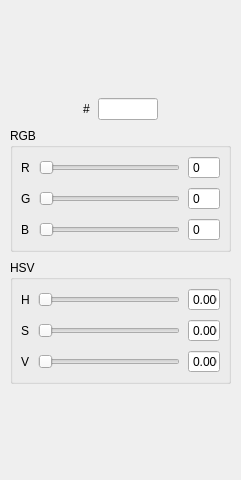
<?xml version="1.0" encoding="UTF-8"?>
<ui version="4.0">
 <class>ScrollCube</class>
 <widget class="QWidget" name="ScrollCube">
  <property name="geometry">
   <rect>
    <x>0</x>
    <y>0</y>
    <width>241</width>
    <height>480</height>
   </rect>
  </property>
  <property name="sizePolicy">
   <sizepolicy hsizetype="Preferred" vsizetype="Preferred">
    <horstretch>0</horstretch>
    <verstretch>0</verstretch>
   </sizepolicy>
  </property>
  <property name="baseSize">
   <size>
    <width>0</width>
    <height>0</height>
   </size>
  </property>
  <property name="windowTitle">
   <string notr="true">Form</string>
  </property>
  <layout class="QGridLayout" name="gridLayout">
   <property name="leftMargin">
    <number>10</number>
   </property>
   <property name="topMargin">
    <number>10</number>
   </property>
   <property name="rightMargin">
    <number>10</number>
   </property>
   <property name="bottomMargin">
    <number>10</number>
   </property>
   <property name="spacing">
    <number>8</number>
   </property>
   <item row="0" column="0" colspan="4">
    <widget class="QWidget" name="cube_color" native="true">
     <property name="minimumSize">
      <size>
       <width>100</width>
       <height>80</height>
      </size>
     </property>
     <property name="maximumSize">
      <size>
       <width>16777215</width>
       <height>16777215</height>
      </size>
     </property>
    </widget>
   </item>
   <item row="1" column="0">
    <spacer name="hsp_r">
     <property name="orientation">
      <enum>Qt::Horizontal</enum>
     </property>
     <property name="sizeHint" stdset="0">
      <size>
       <width>62</width>
       <height>16</height>
      </size>
     </property>
    </spacer>
   </item>
   <item row="1" column="1">
    <widget class="QLabel" name="sharp">
     <property name="text">
      <string notr="true">#</string>
     </property>
    </widget>
   </item>
   <item row="1" column="2">
    <widget class="QLineEdit" name="le_hec">
     <property name="minimumSize">
      <size>
       <width>60</width>
       <height>0</height>
      </size>
     </property>
     <property name="maximumSize">
      <size>
       <width>60</width>
       <height>16777215</height>
      </size>
     </property>
     <property name="focusPolicy">
      <enum>Qt::StrongFocus</enum>
     </property>
     <property name="maxLength">
      <number>6</number>
     </property>
     <property name="alignment">
      <set>Qt::AlignLeading|Qt::AlignLeft|Qt::AlignVCenter</set>
     </property>
    </widget>
   </item>
   <item row="1" column="3">
    <spacer name="hsp_l">
     <property name="orientation">
      <enum>Qt::Horizontal</enum>
     </property>
     <property name="sizeHint" stdset="0">
      <size>
       <width>62</width>
       <height>16</height>
      </size>
     </property>
    </spacer>
   </item>
   <item row="2" column="0" colspan="4">
    <widget class="QGroupBox" name="gbox_rgb">
     <property name="title">
      <string notr="true">RGB</string>
     </property>
     <layout class="QGridLayout" name="gbox_rgb_grid_layout">
      <property name="leftMargin">
       <number>8</number>
      </property>
      <property name="topMargin">
       <number>8</number>
      </property>
      <property name="rightMargin">
       <number>8</number>
      </property>
      <property name="bottomMargin">
       <number>8</number>
      </property>
      <property name="spacing">
       <number>8</number>
      </property>
      <item row="0" column="0">
       <widget class="QLabel" name="lb_rgb_r">
        <property name="text">
         <string notr="true">R</string>
        </property>
       </widget>
      </item>
      <item row="0" column="1">
       <widget class="QSlider" name="hs_rgb_r">
        <property name="maximumSize">
         <size>
          <width>16777215</width>
          <height>16777215</height>
         </size>
        </property>
        <property name="maximum">
         <number>255</number>
        </property>
        <property name="pageStep">
         <number>0</number>
        </property>
        <property name="orientation">
         <enum>Qt::Horizontal</enum>
        </property>
       </widget>
      </item>
      <item row="0" column="2">
       <widget class="QSpinBox" name="sp_rgb_r">
        <property name="minimumSize">
         <size>
          <width>32</width>
          <height>0</height>
         </size>
        </property>
        <property name="maximumSize">
         <size>
          <width>32</width>
          <height>16777215</height>
         </size>
        </property>
        <property name="buttonSymbols">
         <enum>QAbstractSpinBox::NoButtons</enum>
        </property>
        <property name="maximum">
         <number>255</number>
        </property>
       </widget>
      </item>
      <item row="1" column="0">
       <widget class="QLabel" name="lb_rgb_g">
        <property name="text">
         <string notr="true">G</string>
        </property>
       </widget>
      </item>
      <item row="1" column="1">
       <widget class="QSlider" name="hs_rgb_g">
        <property name="maximumSize">
         <size>
          <width>16777215</width>
          <height>16777215</height>
         </size>
        </property>
        <property name="maximum">
         <number>255</number>
        </property>
        <property name="pageStep">
         <number>0</number>
        </property>
        <property name="orientation">
         <enum>Qt::Horizontal</enum>
        </property>
       </widget>
      </item>
      <item row="1" column="2">
       <widget class="QSpinBox" name="sp_rgb_g">
        <property name="minimumSize">
         <size>
          <width>32</width>
          <height>0</height>
         </size>
        </property>
        <property name="maximumSize">
         <size>
          <width>32</width>
          <height>16777215</height>
         </size>
        </property>
        <property name="buttonSymbols">
         <enum>QAbstractSpinBox::NoButtons</enum>
        </property>
        <property name="maximum">
         <number>255</number>
        </property>
       </widget>
      </item>
      <item row="2" column="0">
       <widget class="QLabel" name="lb_rgb_b">
        <property name="text">
         <string notr="true">B</string>
        </property>
       </widget>
      </item>
      <item row="2" column="1">
       <widget class="QSlider" name="hs_rgb_b">
        <property name="maximumSize">
         <size>
          <width>16777215</width>
          <height>16777215</height>
         </size>
        </property>
        <property name="maximum">
         <number>255</number>
        </property>
        <property name="pageStep">
         <number>0</number>
        </property>
        <property name="orientation">
         <enum>Qt::Horizontal</enum>
        </property>
       </widget>
      </item>
      <item row="2" column="2">
       <widget class="QSpinBox" name="sp_rgb_b">
        <property name="minimumSize">
         <size>
          <width>32</width>
          <height>0</height>
         </size>
        </property>
        <property name="maximumSize">
         <size>
          <width>32</width>
          <height>16777215</height>
         </size>
        </property>
        <property name="buttonSymbols">
         <enum>QAbstractSpinBox::NoButtons</enum>
        </property>
        <property name="maximum">
         <number>255</number>
        </property>
       </widget>
      </item>
     </layout>
    </widget>
   </item>
   <item row="3" column="0" colspan="4">
    <widget class="QGroupBox" name="gbox_hsv">
     <property name="title">
      <string notr="true">HSV</string>
     </property>
     <layout class="QGridLayout" name="gbox_hsv_grid_layout">
      <property name="leftMargin">
       <number>8</number>
      </property>
      <property name="topMargin">
       <number>8</number>
      </property>
      <property name="rightMargin">
       <number>8</number>
      </property>
      <property name="bottomMargin">
       <number>8</number>
      </property>
      <property name="spacing">
       <number>8</number>
      </property>
      <item row="0" column="0">
       <widget class="QLabel" name="lb_hsv_h">
        <property name="text">
         <string notr="true">H</string>
        </property>
       </widget>
      </item>
      <item row="0" column="1">
       <widget class="QSlider" name="hs_hsv_h">
        <property name="maximumSize">
         <size>
          <width>16777215</width>
          <height>16777215</height>
         </size>
        </property>
        <property name="maximum">
         <number>359999</number>
        </property>
        <property name="pageStep">
         <number>0</number>
        </property>
        <property name="orientation">
         <enum>Qt::Horizontal</enum>
        </property>
       </widget>
      </item>
      <item row="0" column="2">
       <widget class="QDoubleSpinBox" name="dp_hsv_h">
        <property name="minimumSize">
         <size>
          <width>32</width>
          <height>0</height>
         </size>
        </property>
        <property name="maximumSize">
         <size>
          <width>32</width>
          <height>16777215</height>
         </size>
        </property>
        <property name="buttonSymbols">
         <enum>QAbstractSpinBox::NoButtons</enum>
        </property>
        <property name="decimals">
         <number>3</number>
        </property>
        <property name="maximum">
         <double>360.000000000000000</double>
        </property>
       </widget>
      </item>
      <item row="1" column="0">
       <widget class="QLabel" name="lb_hsv_s">
        <property name="text">
         <string notr="true">S</string>
        </property>
       </widget>
      </item>
      <item row="1" column="1">
       <widget class="QSlider" name="hs_hsv_s">
        <property name="maximumSize">
         <size>
          <width>16777215</width>
          <height>16777215</height>
         </size>
        </property>
        <property name="maximum">
         <number>1000</number>
        </property>
        <property name="pageStep">
         <number>0</number>
        </property>
        <property name="orientation">
         <enum>Qt::Horizontal</enum>
        </property>
       </widget>
      </item>
      <item row="1" column="2">
       <widget class="QDoubleSpinBox" name="dp_hsv_s">
        <property name="minimumSize">
         <size>
          <width>32</width>
          <height>0</height>
         </size>
        </property>
        <property name="maximumSize">
         <size>
          <width>32</width>
          <height>16777215</height>
         </size>
        </property>
        <property name="buttonSymbols">
         <enum>QAbstractSpinBox::NoButtons</enum>
        </property>
        <property name="decimals">
         <number>3</number>
        </property>
        <property name="maximum">
         <double>1.000000000000000</double>
        </property>
       </widget>
      </item>
      <item row="2" column="0">
       <widget class="QLabel" name="lb_hsv_v">
        <property name="text">
         <string notr="true">V</string>
        </property>
       </widget>
      </item>
      <item row="2" column="1">
       <widget class="QSlider" name="hs_hsv_v">
        <property name="maximumSize">
         <size>
          <width>16777215</width>
          <height>16777215</height>
         </size>
        </property>
        <property name="maximum">
         <number>1000</number>
        </property>
        <property name="pageStep">
         <number>0</number>
        </property>
        <property name="orientation">
         <enum>Qt::Horizontal</enum>
        </property>
       </widget>
      </item>
      <item row="2" column="2">
       <widget class="QDoubleSpinBox" name="dp_hsv_v">
        <property name="minimumSize">
         <size>
          <width>32</width>
          <height>0</height>
         </size>
        </property>
        <property name="maximumSize">
         <size>
          <width>32</width>
          <height>16777215</height>
         </size>
        </property>
        <property name="buttonSymbols">
         <enum>QAbstractSpinBox::NoButtons</enum>
        </property>
        <property name="decimals">
         <number>3</number>
        </property>
        <property name="maximum">
         <double>1.000000000000000</double>
        </property>
       </widget>
      </item>
     </layout>
    </widget>
   </item>
   <item row="4" column="2">
    <spacer name="verticalSpacer">
     <property name="orientation">
      <enum>Qt::Vertical</enum>
     </property>
     <property name="sizeHint" stdset="0">
      <size>
       <width>20</width>
       <height>27</height>
      </size>
     </property>
    </spacer>
   </item>
  </layout>
 </widget>
 <resources/>
 <connections/>
</ui>
